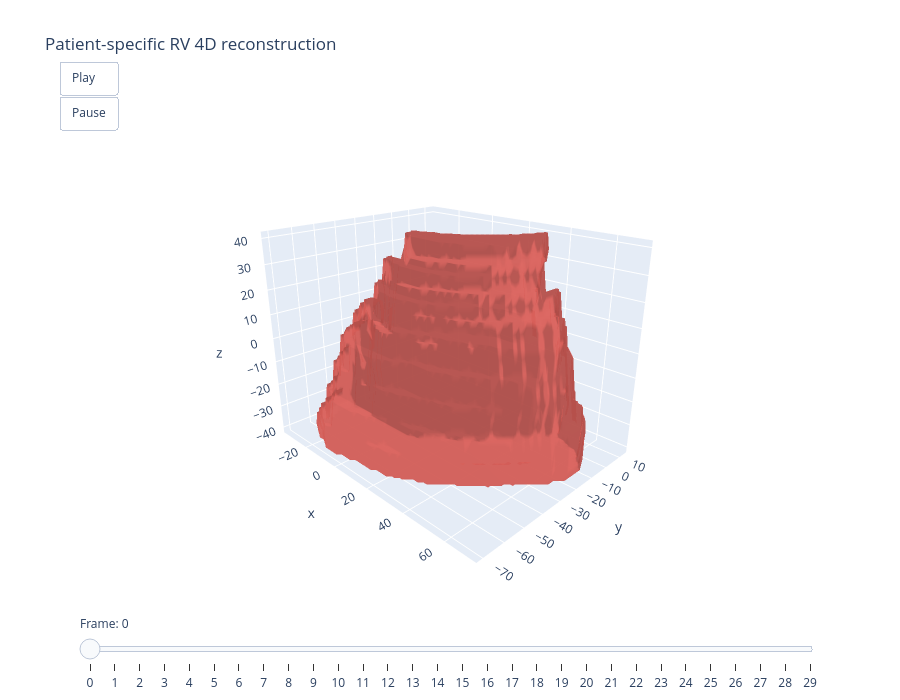

This figure's notebook cell:
### Code cell
# 4D notebook view: slider through the generated cardiac frames.
frames = [go.Frame(data=[mesh_trace(mesh)], name=str(mesh['frame_index'])) for mesh in valid_meshes]
fig4d = go.Figure(data=[mesh_trace(valid_meshes[0])], frames=frames)
steps = [{'method': 'animate', 'label': str(mesh['frame_index']), 'args': [[str(mesh['frame_index'])], {'mode': 'immediate', 'frame': {'duration': 0, 'redraw': True}, 'transition': {'duration': 0}}]} for mesh in valid_meshes]
fig4d.update_layout(
    title='Patient-specific RV 4D reconstruction',
    scene=dict(aspectmode='data', camera=dict(eye=dict(x=1.6, y=-1.6, z=0.9), up=dict(x=0, y=0, z=1))),
    width=900,
    height=700,
    sliders=[{'active': 0, 'currentvalue': {'prefix': 'Frame: '}, 'steps': steps}],
    updatemenus=[
        {
            'type': 'buttons',
            'showactive': False,
            'x': 0.05,
            'y': 1.08,
            'buttons': [
                {'label': 'Play', 'method': 'animate', 'args': [None, {'fromcurrent': True, 'frame': {'duration': 120, 'redraw': True}, 'transition': {'duration': 0}}]},
                {'label': 'Pause', 'method': 'animate', 'args': [[None], {'mode': 'immediate', 'frame': {'duration': 0, 'redraw': False}, 'transition': {'duration': 0}}]},
            ],
        }
    ],
)
fig4d.show()

### Figure 1 — Plotly figure (JSON) as saved in the notebook; plotly's stock layout.template omitted (floating-point values rounded to 4 significant figures; data arrays with more than 128 entries replaced by an {"elided": "..."} marker saying what was removed)
{"data": [{"color": "#d95f59", "flatshading": false, "i": {"elided": "13634 int values"}, "j": {"elided": "13634 int values"}, "k": {"elided": "13634 int values"}, "name": "frame 00", "opacity": 0.78, "type": "mesh3d", "x": {"elided": "6807 float values"}, "y": {"elided": "6807 float values"}, "z": {"elided": "6807 float values"}}], "layout": {"height": 700, "scene": {"aspectmode": "data", "camera": {"eye": {"x": 1.6, "y": -1.6, "z": 0.9}, "up": {"x": 0, "y": 0, "z": 1}}}, "sliders": [{"active": 0, "currentvalue": {"prefix": "Frame: "}, "steps": [{"args": [["0"], {"frame": {"duration": 0, "redraw": true}, "mode": "immediate", "transition": {"duration": 0}}], "label": "0", "method": "animate"}, {"args": [["1"], {"frame": {"duration": 0, "redraw": true}, "mode": "immediate", "transition": {"duration": 0}}], "label": "1", "method": "animate"}, {"args": [["2"], {"frame": {"duration": 0, "redraw": true}, "mode": "immediate", "transition": {"duration": 0}}], "label": "2", "method": "animate"}, {"args": [["3"], {"frame": {"duration": 0, "redraw": true}, "mode": "immediate", "transition": {"duration": 0}}], "label": "3", "method": "animate"}, {"args": [["4"], {"frame": {"duration": 0, "redraw": true}, "mode": "immediate", "transition": {"duration": 0}}], "label": "4", "method": "animate"}, {"args": [["5"], {"frame": {"duration": 0, "redraw": true}, "mode": "immediate", "transition": {"duration": 0}}], "label": "5", "method": "animate"}, {"args": [["6"], {"frame": {"duration": 0, "redraw": true}, "mode": "immediate", "transition": {"duration": 0}}], "label": "6", "method": "animate"}, {"args": [["7"], {"frame": {"duration": 0, "redraw": true}, "mode": "immediate", "transition": {"duration": 0}}], "label": "7", "method": "animate"}, {"args": [["8"], {"frame": {"duration": 0, "redraw": true}, "mode": "immediate", "transition": {"duration": 0}}], "label": "8", "method": "animate"}, {"args": [["9"], {"frame": {"duration": 0, "redraw": true}, "mode": "immediate", "transition": {"duration": 0}}], "label": "9", "method": "animate"}, {"args": [["10"], {"frame": {"duration": 0, "redraw": true}, "mode": "immediate", "transition": {"duration": 0}}], "label": "10", "method": "animate"}, {"args": [["11"], {"frame": {"duration": 0, "redraw": true}, "mode": "immediate", "transition": {"duration": 0}}], "label": "11", "method": "animate"}, {"args": [["12"], {"frame": {"duration": 0, "redraw": true}, "mode": "immediate", "transition": {"duration": 0}}], "label": "12", "method": "animate"}, {"args": [["13"], {"frame": {"duration": 0, "redraw": true}, "mode": "immediate", "transition": {"duration": 0}}], "label": "13", "method": "animate"}, {"args": [["14"], {"frame": {"duration": 0, "redraw": true}, "mode": "immediate", "transition": {"duration": 0}}], "label": "14", "method": "animate"}, {"args": [["15"], {"frame": {"duration": 0, "redraw": true}, "mode": "immediate", "transition": {"duration": 0}}], "label": "15", "method": "animate"}, {"args": [["16"], {"frame": {"duration": 0, "redraw": true}, "mode": "immediate", "transition": {"duration": 0}}], "label": "16", "method": "animate"}, {"args": [["17"], {"frame": {"duration": 0, "redraw": true}, "mode": "immediate", "transition": {"duration": 0}}], "label": "17", "method": "animate"}, {"args": [["18"], {"frame": {"duration": 0, "redraw": true}, "mode": "immediate", "transition": {"duration": 0}}], "label": "18", "method": "animate"}, {"args": [["19"], {"frame": {"duration": 0, "redraw": true}, "mode": "immediate", "transition": {"duration": 0}}], "label": "19", "method": "animate"}, {"args": [["20"], {"frame": {"duration": 0, "redraw": true}, "mode": "immediate", "transition": {"duration": 0}}], "label": "20", "method": "animate"}, {"args": [["21"], {"frame": {"duration": 0, "redraw": true}, "mode": "immediate", "transition": {"duration": 0}}], "label": "21", "method": "animate"}, {"args": [["22"], {"frame": {"duration": 0, "redraw": true}, "mode": "immediate", "transition": {"duration": 0}}], "label": "22", "method": "animate"}, {"args": [["23"], {"frame": {"duration": 0, "redraw": true}, "mode": "immediate", "transition": {"duration": 0}}], "label": "23", "method": "animate"}, {"args": [["24"], {"frame": {"duration": 0, "redraw": true}, "mode": "immediate", "transition": {"duration": 0}}], "label": "24", "method": "animate"}, {"args": [["25"], {"frame": {"duration": 0, "redraw": true}, "mode": "immediate", "transition": {"duration": 0}}], "label": "25", "method": "animate"}, {"args": [["26"], {"frame": {"duration": 0, "redraw": true}, "mode": "immediate", "transition": {"duration": 0}}], "label": "26", "method": "animate"}, {"args": [["27"], {"frame": {"duration": 0, "redraw": true}, "mode": "immediate", "transition": {"duration": 0}}], "label": "27", "method": "animate"}, {"args": [["28"], {"frame": {"duration": 0, "redraw": true}, "mode": "immediate", "transition": {"duration": 0}}], "label": "28", "method": "animate"}, {"args": [["29"], {"frame": {"duration": 0, "redraw": true}, "mode": "immediate", "transition": {"duration": 0}}], "label": "29", "method": "animate"}]}], "title": {"text": "Patient-specific RV 4D reconstruction"}, "updatemenus": [{"buttons": [{"args": [null, {"frame": {"duration": 120, "redraw": true}, "fromcurrent": true, "transition": {"duration": 0}}], "label": "Play", "method": "animate"}, {"args": [[null], {"frame": {"duration": 0, "redraw": false}, "mode": "immediate", "transition": {"duration": 0}}], "label": "Pause", "method": "animate"}], "showactive": false, "type": "buttons", "x": 0.05, "y": 1.08}], "width": 900}}
